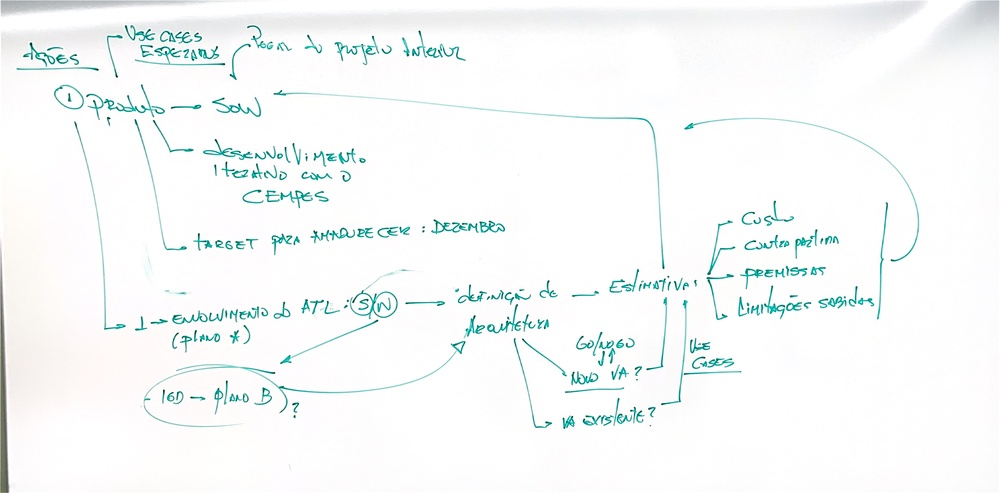
#> input picture archive/IMG_4254.JPG, 1000 x 493 px, shrunk from 4066 x 2006 before the run
$ python chunk-image.py archive/IMG_4254.JPG 100 100
#> lines starting #> are read from the running program, lines starting #| are printed output that depends on the picture


# create a function that will take a file path and split into chunks with a given size of height and width

import os
from PIL import Image
import argparse

def split_image(image_path, chunk_height, chunk_width):
    # Load the image
#> called with image_path = 'archive/IMG_4254.JPG', chunk_height = 100, chunk_width = 100
    image = Image.open(image_path)
#> image is the input picture: PIL image 1000x493 RGB; mean R, G, B 246.1, 249.1, 248.9
    image_width, image_height = image.size
#> image_width = 1000; image_height = 493

    # Create a directory to save the chunks
    output_dir = os.path.join(os.path.dirname(image_path), 'chunks')
    os.makedirs(output_dir, exist_ok=True)

    # Split the image into chunks
    for i in range(0, image_height, chunk_height):
        for j in range(0, image_width, chunk_width):
            box = (j, i, min(j + chunk_width, image_width), min(i + chunk_height, image_height))
            chunk = image.crop(box)
            chunk.save(os.path.join(output_dir, f'chunk_{i // chunk_height}_{j // chunk_width}.png'))
#> this loop made 5 passes
#> pass 1, in split_image, `chunk.save(os.path.join(output_dir, f'chunk_{i // chunk_height}_{j // ..`:
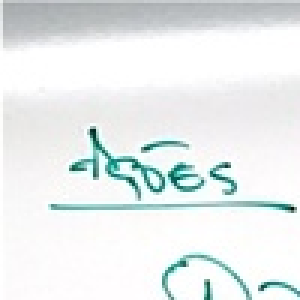
#> saved as chunk_0_0.png: PIL image 100x100 RGB (shown 3 times larger); mean R, G, B 232.2, 237.4, 237.4
#> pass 1, in split_image, `chunk.save(os.path.join(output_dir, f'chunk_{i // chunk_height}_{j // ..`:
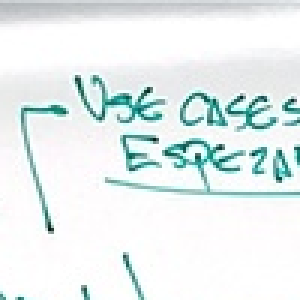
#> saved as chunk_0_1.png: PIL image 100x100 RGB (shown 3 times larger); mean R, G, B 230.6, 239.2, 239.1
#> pass 1, in split_image, `chunk.save(os.path.join(output_dir, f'chunk_{i // chunk_height}_{j // ..`:
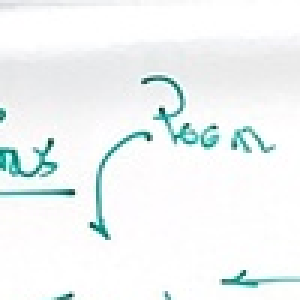
#> saved as chunk_0_2.png: PIL image 100x100 RGB (shown 3 times larger); mean R, G, B 240.1, 245, 245.1
#> pass 1, in split_image, `chunk.save(os.path.join(output_dir, f'chunk_{i // chunk_height}_{j // ..`:
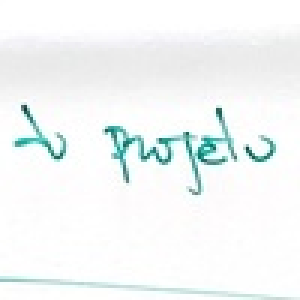
#> saved as chunk_0_3.png: PIL image 100x100 RGB (shown 3 times larger); mean R, G, B 242.8, 246.7, 246.6

    print(f"Chunks saved to {output_dir}")
#| Chunks saved to archive/chunks

def main():
    parser = argparse.ArgumentParser(description='Split an image into chunks of a given size.')
    parser.add_argument('image_path', type=str, help='Path to the image file')
    parser.add_argument('chunk_height', type=int, help='Height of each chunk')
    parser.add_argument('chunk_width', type=int, help='Width of each chunk')
    args = parser.parse_args()
    split_image(args.image_path, args.chunk_height, args.chunk_width)

# call the main function
if __name__ == "__main__":
    main()

# Example usage:
# python chunk-image.py path/to/image.png 100 100
